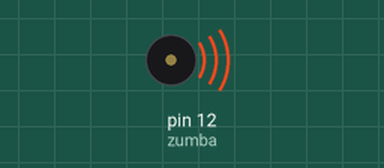
A sketch run on a simulated Arduino Uno, built with avr-gcc and run on an emulated ATmega328P. On the bench: buzzer (waves = sounding, pin HIGH).

Above: at 0.5 s.
Timing chart, 0 to 4.6 s (numbered marks = the images above):
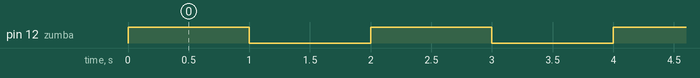

The sketch:

002_Zumbador.ino
```cpp
/**********************************************************************************
**                                                                               **
**                               Samuel Call Ramos                               **
**                                  22/11/2024                                   **
**                    El Zumbador deberá de estar pitando cada 1s                 **
**                                                                               **
**********************************************************************************/

//********** Includes *************************************************************

//********** Variables ************************************************************
const int zumba=12;

//********** Setup ****************************************************************
void setup()
{
  pinMode(zumba,OUTPUT);
}

//********** Loop *****************************************************************
void loop()
{
  digitalWrite(12,HIGH);
  delay(1000);
  digitalWrite(12,LOW);
  delay(1000);
}

//********** Funcions *************************************************************
```

Measured:
- by itself, pin 12 (zumba): alternates HIGH for 1.0 s and LOW for 1.0 s
